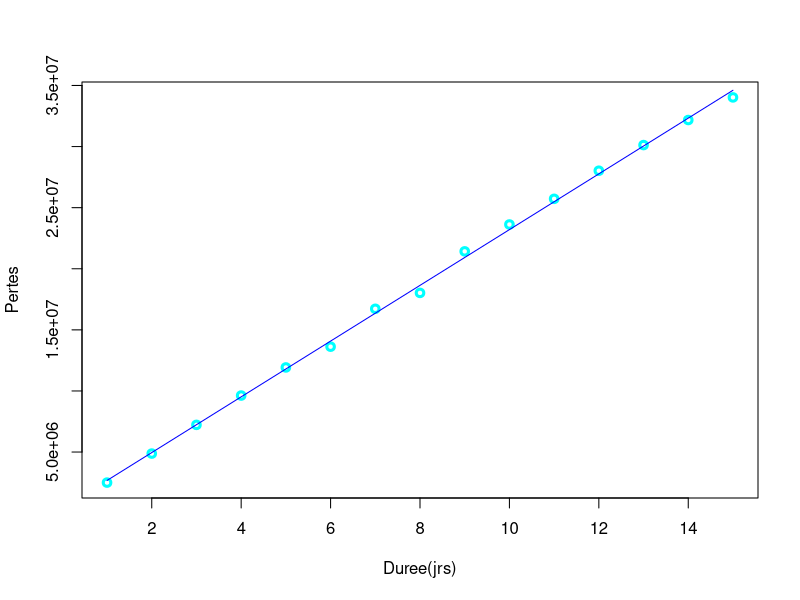

This figure's R source:

###########################
#NOMS: Seyni KANE        #
###########################################################################
# La reponce de ceertains questions se trouvent dans le compte rendu(PDF) #
###########################################################################


NOSDATA=read.csv(file = "Projet AD.csv")#On importe nos donnees
View(NOSDATA)#On vusialise les donnees
moy1=sum(NOSDATA[,1])/length(NOSDATA[,1])#Calcule de la moyenne des durees
moy1#Affichage de la moyenne

moy2=sum(NOSDATA[,2])/length(NOSDATA[,2])#Calcule de la moyenne des pertes
moy2

c1=(NOSDATA[,1]-moy1)^2#un vecteurc1 avec c1[i]=(xi-moyenne)^2
sv=sum(c1)#somme des (xi-moyenne) au carre
v1=sv/length(NOSDATA[,1])#calcule de la variance des durees
v1
ect1=sqrt(v1)#Ecartype de la premiere variable  x
ect1

c1=(NOSDATA[,1]-moy2)^2#un vecteurc1 avec c1[i]=(xi-moyenne)
sv=sum(c1)#somme des (xi-moyenne) au carre
sv
v2=sv/length(NOSDATA[,1])#calcule de la variance de la 2eme variable Y 
v2
ect2=sqrt(v2)#Ecartype de la deuxieme 
ect2

plot(NOSDATA[,1],NOSDATA[,2],xlab="Duree(jrs)",ylab = "Pertes",type = "p",lwd=3,col="cyan")#Affiche les pertes en fonction de la duree

a=cov(NOSDATA[,1],NOSDATA[,2])/var(NOSDATA[,1])#Calcule de pente de la droite de regression lineaire
a
b=mean(NOSDATA[,2])-a*mean(NOSDATA[,1])#Calcule du coefficient a lorigine
b

y=a*NOSDATA[,1]+b# Droite de regression lineaire
lines(NOSDATA[,1],y,type="l",col="blue")#Affichage de la droite de regression lineaire

R2=(cov(NOSDATA[,1],NOSDATA[,2]))^2/(var(NOSDATA[,1])*var(NOSDATA[,2]))#Calcul du coefficient de determination
R2

